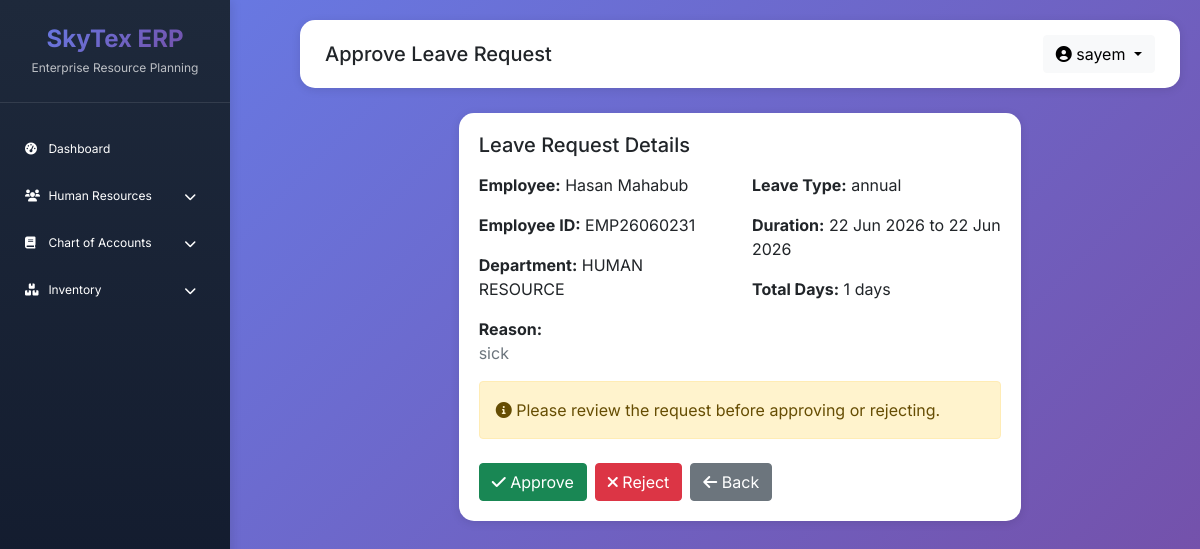
/hr/leaves/1/approve/ (signed in), run on the app's committed database.
### apps/hr/models.py (models this page shows, shortened)
class Leave(models.Model):
    LEAVE_TYPES = [
        ('sick', 'Sick Leave'),
        ('casual', 'Casual Leave'),
        ('unpaid', 'Unpaid Leave'),
    ]
    LEAVE_ANNUAL_QUOTA = {
        'casual': 14,
        'sick': 10,
    }
    STATUS_CHOICES = [
        ('pending', 'Pending'),
        ('approved', 'Approved'),
        ('rejected', 'Rejected'),
        ('cancelled', 'Cancelled'),
    ]
    employee = models.ForeignKey(Employee, on_delete=models.CASCADE, related_name='leaves')
    leave_type = models.CharField(max_length=20, choices=LEAVE_TYPES)
    start_date = models.DateField()
    end_date = models.DateField()
    total_days = models.IntegerField()
    reason = models.TextField()
    status = models.CharField(max_length=20, choices=STATUS_CHOICES, default='pending')
    approved_by = models.ForeignKey(User, on_delete=models.SET_NULL, null=True, related_name='approved_leaves')
    approved_date = models.DateField(null=True, blank=True)
    remarks = models.TextField(blank=True)
    created_at = models.DateTimeField(auto_now_add=True)
    @classmethod
    def days_used(cls, employee, leave_type, year, exclude_pk=None):
        qs = cls.objects.filter(
            employee=employee,
            leave_type=leave_type,
            status='approved',
            start_date__year=year,
        )
        if exclude_pk:
            qs = qs.exclude(pk=exclude_pk)
        return qs.aggregate(total=models.Sum('total_days'))['total'] or 0

class Employee(models.Model):
    SKILL_CATEGORIES = [
        ('cutting', 'Cutting'),
        ('stitching', 'Stitching'),
        ('finishing', 'Finishing'),
        ('washing', 'Washing'),
        ('qc', 'Quality Control'),
        ('maintenance', 'Maintenance'),
        ('supervisor', 'Supervisor'),
        ('management', 'Management'),
    ]
    EMPLOYMENT_TYPES = [
        ('monthly', 'Monthly Salary'),
        ('contractual', 'Contractual'),
    ]
    GENDER_CHOICES = [
        ('male', 'Male'),
        ('female', 'Female'),
        ('other', 'Other'),
    ]
    MARITAL_STATUS = [
        ('single', 'Single'),
        ('married', 'Married'),
        ('divorced', 'Divorced'),
        ('widowed', 'Widowed'),
    ]
    SHIFT_CHOICES = [
        ('morning', 'Morning (8 AM - 4 PM)'),
        ('day', 'Day (10 AM - 6 PM)'),
        ('night', 'Night (10 PM - 6 AM)'),
    ]
    employee_id = models.CharField(max_length=20, unique=True)
    user = models.OneToOneField(User, on_delete=models.SET_NULL, null=True, blank=True, related_name='hr_employee')
    full_name = models.CharField(max_length=200)
    father_name = models.CharField(max_length=200)
    mother_name = models.CharField(max_length=200)
    spouse_name = models.CharField(max_length=200, blank=True)
    date_of_birth = models.DateField()
    gender = models.CharField(max_length=10, choices=GENDER_CHOICES)
    marital_status = models.CharField(max_length=10, choices=MARITAL_STATUS, default='single')
    national_id = models.CharField(max_length=50, unique=True)
    passport_number = models.CharField(max_length=50, blank=True)
    joining_date = models.DateField()
    confirmation_date = models.DateField(null=True, blank=True)
    department = models.ForeignKey(Department, on_delete=models.SET_NULL, null=True, related_name='employees')
    designation = models.ForeignKey(Designation, on_delete=models.SET_NULL, null=True, related_name='employees')
    skill_category = models.CharField(max_length=50, choices=SKILL_CATEGORIES)
    employment_type = models.CharField(max_length=20, choices=EMPLOYMENT_TYPES)
    line_assignment = models.CharField(max_length=50, blank=True)
    shift = models.CharField(max_length=20, choices=SHIFT_CHOICES, default='day')
    reporting_to = models.ForeignKey('self', on_delete=models.SET_NULL, null=True, blank=True, related_name='subordinates')
    basic_salary = models.DecimalField(max_digits=10, decimal_places=2, default=0)
    house_rent = models.DecimalField(max_digits=10, decimal_places=2, default=0)
    medical_allowance = models.DecimalField(max_digits=10, decimal_places=2, default=0)
    transport_allowance = models.DecimalField(max_digits=10, decimal_places=2, default=0)
    daily_wage_rate = models.DecimalField(max_digits=10, decimal_places=2, default=0)
    phone_number = models.CharField(max_length=15)
    emergency_contact = models.CharField(max_length=15)
    email = models.EmailField(blank=True)
    present_address = models.TextField()
    permanent_address = models.TextField()
    bank_name = models.CharField(max_length=100, blank=True)
    bank_account_no = models.CharField(max_length=50, blank=True)
    pf_account_no = models.CharField(max_length=50, blank=True)
    profile_picture = models.ImageField(upload_to='employee_profiles/', null=True, blank=True)
    resume = models.FileField(upload_to='employee_resumes/', null=True, blank=True)
    is_active = models.BooleanField(default=True)
    is_on_leave = models.BooleanField(default=False)
    termination_date = models.DateField(null=True, blank=True)
    termination_reason = models.TextField(blank=True)
    created_at = models.DateTimeField(auto_now_add=True)
    updated_at = models.DateTimeField(auto_now=True)
    created_by = models.ForeignKey(User, on_delete=models.SET_NULL, null=True, related_name='created_employees')
    def leave_balance(self, year=None):
        year = year or date.today().year
        balance = {}
        for leave_type, quota in Leave.LEAVE_ANNUAL_QUOTA.items():
            used = Leave.days_used(self, leave_type, year)
            balance[leave_type] = {
                'entitled': quota,
                'used': used,
                'remaining': max(quota - used, 0),
            }
        return balance
    class Meta:
        ordering = ['employee_id']

class Department(models.Model):
    name = models.CharField(max_length=100)
    code = models.CharField(max_length=20, unique=True)
    description = models.TextField(blank=True)
    hod = models.CharField(max_length=100, blank=True)
    created_at = models.DateTimeField(auto_now_add=True)
    class Meta:
        ordering = ['name']

### apps/hr/views.py (the view, shortened to what this page needs)
# urls.py: path('leaves/<int:pk>/approve/', views.approve_leave, name='approve_leave'),
@login_required
@user_passes_test(is_hr_or_admin)
def approve_leave(request, pk):
    leave = get_object_or_404(Leave, pk=pk)
    context = {
        'leave': leave,
        'balance': leave.employee.leave_balance(leave.start_date.year).get(leave.leave_type),
    }
    return render(request, 'hr/approve_leave.html', context)

### apps/hr/views.py (called while the page is built)
def is_hr_or_admin(user):
    return user.is_superuser or user.groups.filter(name='HR').exists()

### templates/hr/approve_leave.html (shortened to what this page needs)
{% extends 'base/base.html' %}
{% load static %}
{% block page_title %}Approve Leave Request{% endblock %}
{% block content %}
<div class="container-fluid">
    <div class="row justify-content-center">
        <div class="col-md-8">
            <div class="stat-card">
                <h5 class="mb-3">Leave Request Details</h5>
                <div class="row">
                    <div class="col-md-6">
                        <p><strong>Employee:</strong> {{ leave.employee.full_name }}</p>
                        <p><strong>Employee ID:</strong> {{ leave.employee.employee_id }}</p>
                        <p><strong>Department:</strong> {{ leave.employee.department.name|default:"-" }}</p>
                    </div>
                    <div class="col-md-6">
                        <p><strong>Leave Type:</strong> {{ leave.get_leave_type_display }}</p>
                        <p><strong>Duration:</strong> {{ leave.start_date|date:"d M Y" }} to {{ leave.end_date|date:"d M Y" }}</p>
                        <p><strong>Total Days:</strong> {{ leave.total_days }} days</p>
                    </div>
                </div>
                <div class="mb-3">
                    <strong>Reason:</strong>
                    <p class="text-muted">{{ leave.reason }}</p>
                </div>
                <div class="alert alert-warning">
                    <i class="fas fa-info-circle"></i>
                    Please review the request before approving or rejecting.
                </div>
                <form method="post" class="mt-4">
                    <div class="d-flex gap-2">
                        <button type="submit" name="action" value="approve" class="btn btn-success">
                            <i class="fas fa-check"></i> Approve
                        </button>
                        <button type="submit" name="action" value="reject" class="btn btn-danger">
                            <i class="fas fa-times"></i> Reject
                        </button>
                        <a href="{% url 'hr:leave_requests' %}" class="btn btn-secondary">
                            <i class="fas fa-arrow-left"></i> Back
                        </a>
                    </div>
                </form>
            </div>
        </div>
    </div>
</div>
{% endblock %}

### templates/base/base.html (shortened to what this page needs)
<!DOCTYPE html>
<html lang="en">
<head>
    <link href="https://cdn.jsdelivr.net/npm/bootstrap@5.1.3/dist/css/bootstrap.min.css" rel="stylesheet">
    <link rel="stylesheet" href="https://cdnjs.cloudflare.com/ajax/libs/font-awesome/6.0.0/css/all.min.css">
</head>
<body>
    <div class="sidebar">
        <div class="sidebar-header">
            <h3>SkyTex ERP</h3>
            <p>Enterprise Resource Planning</p>
        </div>
        <div class="sidebar-menu">
            <div class="menu-item {% if active == 'dashboard' %}active{% endif %}">
                <a href="{% url 'dashboard:dashboard' %}">
                    <i class="fas fa-tachometer-alt"></i>
                    <span>Dashboard</span>
                </a>
            </div>
            <div class="menu-item">
                <a data-bs-toggle="collapse" href="#hrMenu" role="button"
                   aria-expanded="{% if active == 'hr' %}true{% else %}false{% endif %}"
                   aria-controls="hrMenu">
                    <i class="fas fa-users"></i>
                    <span>Human Resources</span>
                    <i class="fas fa-chevron-down float-end mt-1"></i>
                </a>
            </div>
            <div class="menu-item">
                <a data-bs-toggle="collapse" href="#accountsMenu" role="button"
                   aria-expanded="{% if active == 'accounts' %}true{% else %}false{% endif %}"
                   aria-controls="accountsMenu">
                    <i class="fas fa-book"></i>
                    <span>Chart of Accounts</span>
                    <i class="fas fa-chevron-down float-end mt-1"></i>
                </a>
            </div>
        <div class="menu-item">
            <a data-bs-toggle="collapse" href="#inventoryMenu" role="button"
               aria-expanded="{% if active == 'inventory' %}true{% else %}false{% endif %}"
               aria-controls="inventoryMenu">
                <i class="fas fa-boxes"></i>
                <span>Inventory</span>
                <i class="fas fa-chevron-down float-end mt-1"></i>
            </a>
        </div>
    </div>
</div>
    <div class="content-wrapper">
        <div class="navbar-custom">
            <div class="row align-items-center">
                <div class="col">
                    <h5 class="mb-0">{% block page_title %}Dashboard{% endblock %}</h5>
                </div>
                <div class="col-auto">
                    <div class="dropdown">
                        <button class="btn btn-light dropdown-toggle" type="button" data-bs-toggle="dropdown">
                            <i class="fas fa-user-circle"></i> {% if user.is_authenticated %}{{ user.username }}{% endif %}
                        </button>
                    </div>
                </div>
            </div>
        </div>
        {% block content %}{% endblock %}
    </div>
</body>
</html>

### templates/base/base.html (style rules this page uses)
* { margin: 0; padding: 0; box-sizing: border-box; }
body { font-family: 'Inter', sans-serif; background: linear-gradient(135deg, #667eea 0%, #764ba2 100%); min-height: 100vh; }
.sidebar { background: linear-gradient(180deg, #1e293b 0%, #0f172a 100%); color: white; position: fixed; left: 0; top: 0; width: 230px; height: 100vh; overflow-y: auto; overflow-x: hidden; transition: all 0.3s; box-shadow: 2px 0 10px rgba(0,0,0,0.1); z-index: 1000; -webkit-overflow-scrolling: touch; }
.sidebar-header { padding: 25px 20px; border-bottom: 1px solid rgba(255,255,255,0.1); text-align: center; }
.sidebar-header h3 { font-size: 24px; font-weight: 700; margin: 0; background: linear-gradient(135deg, #667eea, #764ba2); -webkit-background-clip: text; -webkit-text-fill-color: transparent; }
.sidebar-header p { font-size: 12px; margin: 5px 0 0; opacity: 0.7; }
.sidebar-menu { padding: 20px 0; }
.menu-item { font-size: 12px; padding: 12px 25px; margin: 5px 0; transition: all 0.3s; cursor: pointer; }
.menu-item a { color: white; text-decoration: none; display: block; }
.menu-item i { width: 10px; margin-right: 10px; }
.content-wrapper { margin-left: 280px; padding: 20px; }
.navbar-custom { background: white; padding: 15px 25px; border-radius: 15px; box-shadow: 0 2px 10px rgba(0,0,0,0.1); margin-bottom: 25px; }
.stat-card { background: white; border-radius: 15px; padding: 20px; margin-bottom: 20px; box-shadow: 0 2px 10px rgba(0,0,0,0.1); transition: transform 0.3s; }

### data on the page
Leave: employee.full_name "Hasan Mahabub", employee.employee_id "EMP26060231", employee.department.name "HUMAN RESOURCE", leave_type "annual", start_date "22 Jun 2026", end_date "22 Jun 2026", total_days "1", reason "sick"

### other printed values
{{ user.username }} "sayem"
